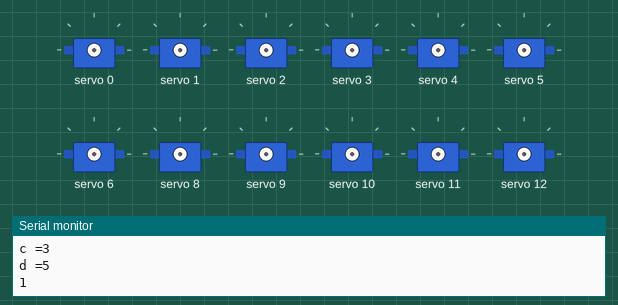
Simulated run of this sketch. Board: Arduino Uno, built with avr-gcc and run on an emulated ATmega328P. On the bench: 12 × servo, the last lines printed to the serial monitor. The local clock reads 2024-03-15 10:24:30 at power-on unless the sketch sets it.

Above: at 0.15 s.
At 3.2 s:
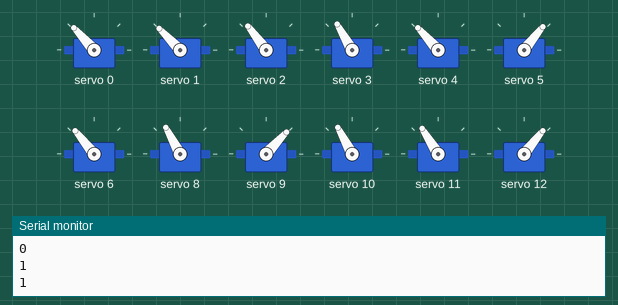
At 13.1 s:
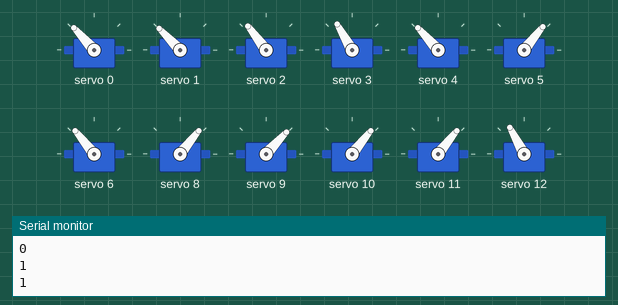
At 17.5 s:
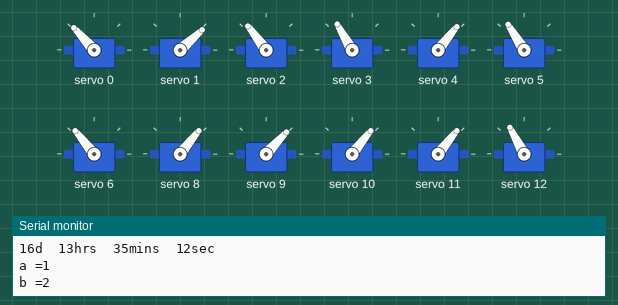
At 22.1 s:
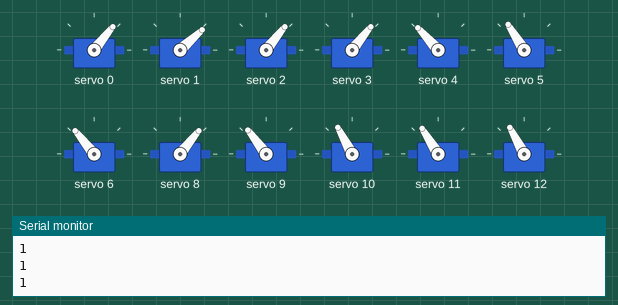
At 32.1 s:
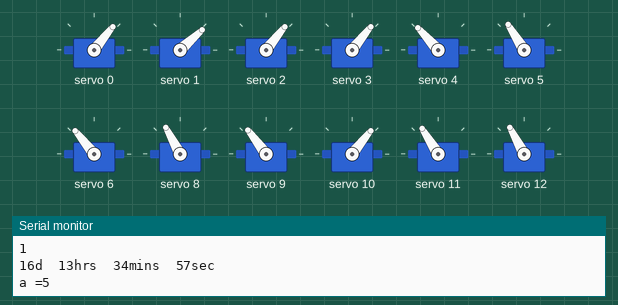
Timing chart, 0 to 40.0 s (numbered marks = the images above):
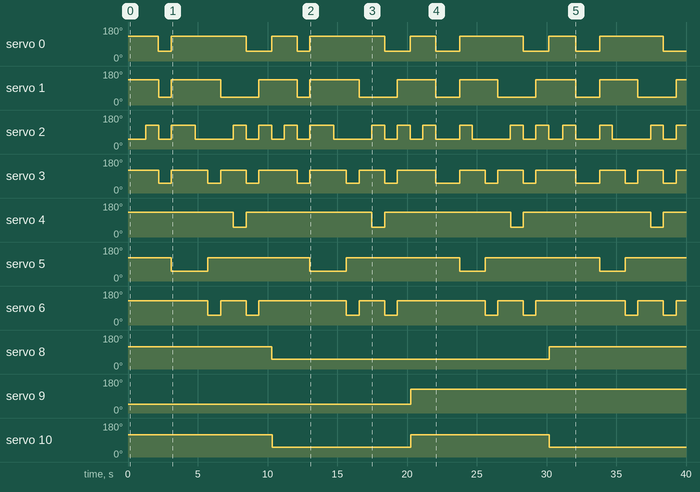

The sketch:

Servo-countdown.ino
```cpp
#include <Wire.h> //for i2c protocol
#include <Adafruit_PWMServoDriver.h>
#include "RTClib.h"
 int seconds,minutes,hours,days;
 int preseconds,preminutes,prehours,predays;

RTC_DS1307 rtc;

Adafruit_PWMServoDriver pwm1 = Adafruit_PWMServoDriver(0x40);//setting the address of servo driver modules
Adafruit_PWMServoDriver pwm2 = Adafruit_PWMServoDriver(0x41);
Adafruit_PWMServoDriver pwm3 = Adafruit_PWMServoDriver(0x42);
Adafruit_PWMServoDriver pwm4 = Adafruit_PWMServoDriver(0x43);

void setup() {
  Serial.begin(9600);

  pwm1.begin();  //initiating communication with all the servo driver modules
  pwm1.setPWMFreq(50);

  pwm2.begin();
  pwm2.setPWMFreq(50);

  pwm3.begin();
  pwm3.setPWMFreq(50);

  pwm4.begin();
  pwm4.setPWMFreq(50);
    while (!Serial);

  if (! rtc.begin()) {
    Serial.println("Couldn't find RTC");
    while (1);
  }

  if (! rtc.isrunning()) {
    Serial.println("RTC is NOT running!");

  }
  //rtc.adjust(DateTime(F(__DATE__), F(__TIME__))); //uncomment to let compiler set the time.
  //rtc.adjust(DateTime(2019, 10, 16, 00, 00, 00));//uncomment for manually setting the time.

  preseconds=0;
  preminutes=0;
  prehours=0;
  predays=0;
}
int mxp[]={ 390,395,380,365,390,370,385, 360,380,360,370,360,380,365 ,370,360,360,360,360,380,360 ,360,360,360,360,360,360,360,
                  360,360,360,360,360,370,360 ,360,360,360,360,360,400,370 ,360,360,360,360,360,360,380, 360,360,360,360,360,360,360};//maximum values


int mnp[]={220,200,220,220,220,220,220 ,220,210,220,220,220,220,220 ,220,210,220,220,210,220,220 ,220,220,190,220,220,210,210,
                  220,220,220,220,220,220,220 ,220,220,220,220,200,220,220 ,220,220,205,220,220,220,220 ,220,220,220,220,220,220,220};//Minimum values


char data[][7] = {"0111111","0000110","1011011","1001111","1100110","1101101","1111101", "0000111","1111111","1101111"};//(0-9)


//for setting seconds

void setseconds(int sec)
{int a,b;//let the number be "ab"
a=sec/10;
b=sec%10;
Serial.print("a =");Serial.println(a);//Tens place
delay(10);
Serial.print("b =");Serial.println(b);//units place
delay(10);

  for(int j=0;j<7;j++)
{
  if(data[b][j]=='0')
  pwm1.setPWM(j,0,mnp[j]);
  if(data[b][j]=='1')
  pwm1.setPWM(j,0,mxp[j]);

}
delay(10);
 for(int i=8;i<15;i++)
{ Serial.println(data[a][i-8]);
  delay(10);
  if(data[a][i-8]=='0')

  {
  pwm1.setPWM(i,0,mnp[i-1]);

  }

  if(data[a][i-8]=='1')
  pwm1.setPWM(i,0,mxp[i-1]);
}

}


//for setting minutes

void setminutes(int mins)
{int c,d;//let the number be "ab"
c=mins/10;
d=mins%10;
Serial.print("c =");Serial.println(c);
delay(10);
Serial.print("d =");Serial.println(d);
delay(10);

  for(int j=0;j<7;j++)
{
  if(data[d][j]=='0')
  pwm2.setPWM(j,0,mnp[j+14]);
  if(data[d][j]=='1')
  pwm2.setPWM(j,0,mxp[j+14]);

}
delay(10);
 for(int i=8;i<15;i++)
{ Serial.println(data[c][i-8]);
  delay(10);
  if(data[c][i-8]=='0')

  {
  pwm2.setPWM(i,0,mnp[i+13]);

  }

  if(data[c][i-8]=='1')
  pwm2.setPWM(i,0,mxp[i+13]);
}

}


//for setting hours

void sethours(int hrs)
{int e,f;//let the number be "ab"
e=hrs/10;
f=hrs%10;
Serial.print("e =");Serial.println(e);
delay(10);
Serial.print("f =");Serial.println(f);
delay(10);

  for(int j=0;j<7;j++)
{
  if(data[f][j]=='0')
  pwm3.setPWM(j,0,mnp[j+28]);
  if(data[f][j]=='1')
  pwm3.setPWM(j,0,mxp[j+28]);

}
delay(10);
 for(int i=8;i<15;i++)
{ Serial.println(data[e][i-8]);
  delay(10);
  if(data[e][i-8]=='0')

  {
  pwm3.setPWM(i,0,mnp[i+27]);

  }

  if(data[e][i-8]=='1')
  pwm3.setPWM(i,0,mxp[i+27]);
}

}


//for setting days

void setdays(int dys)
{int g,h;//let the number be "ab"
g=dys/10;
h=dys%10;
Serial.print("g =");Serial.println(g);
delay(10);
Serial.print("h =");Serial.println(h);
delay(10);

  for(int j=0;j<7;j++)
{
  if(data[h][j]=='0')
  pwm4.setPWM(j,0,mnp[j+42]);
  if(data[h][j]=='1')
  pwm4.setPWM(j,0,mxp[j+42]);

}
delay(10);
 for(int i=8;i<15;i++)
{ Serial.println(data[g][i-8]);
  delay(10);
  if(data[g][i-8]=='0')

  {
  pwm4.setPWM(i,0,mnp[i+41]);

  }
  if(data[g][i-8]=='1')
  pwm4.setPWM(i,0,mxp[i+41]);
}

}


  void loop()
{

  DateTime now = rtc.now();
  if(now.day()==1)//new year
  {
   //write a new function which should be executed after all digits turn "0";
    delay(100);
  }
  else
    {

      hours=(23-now.hour());
      days=(31-now.day());
      minutes=(59-now.minute());
      seconds=(59-now.second());


    Serial.print(days);Serial.print("d  ");Serial.print(hours);Serial.print("hrs  ");Serial.print(minutes);Serial.print("mins  ");
    Serial.print(seconds);Serial.println("sec");//for serial monitor


  if((seconds-preseconds)!=0)//update only if there is a change in the previous state..
    setseconds(seconds);     //we dont want all the 56 segments updated every second
    if((minutes-preminutes)!=0)//only the digits that change are updated else its gonna loop again
    setminutes(minutes);
    if((hours-prehours)!=0)
    sethours(hours);
   if((days-predays)!=0)
    setdays(days);


  preseconds=seconds;
  preminutes=minutes;
  prehours=hours;
  predays=days;

  delay(800);

    }
}
```

Measured:
- by itself, servo 0: 132° → 51° at 2.2 s, → 132° 0.91 s later, → 51° 5.4 s later, → 132° 1.8 s later, … (15 changes in this stretch)
- by itself, servo 1: 134° → 42° at 2.2 s, → 134° 0.91 s later, → 42° 3.5 s later, → 134° 2.7 s later, … (16 changes in this stretch)
- by itself, servo 2: 51° → 127° at 1.3 s, → 51° 0.92 s later, → 127° 0.91 s later, → 51° 1.7 s later, … (31 changes in this stretch)
- by itself, servo 3: 120° → 51° at 2.2 s, → 120° 0.91 s later, → 51° 2.6 s later, → 120° 0.92 s later, … (24 changes in this stretch)
- by itself, servo 4: alternates 132° for 9.0 s and 51° for 0.91 s
- by itself, servo 5: 122° → 51° at 3.1 s, → 122° 2.6 s later, → 51° 7.3 s later, → 122° 2.6 s later, … (8 changes in this stretch)
- by itself, servo 6: repeats every 9.9 s: 129° 1.8 s, 51° 0.91 s, 129° 6.3 s, 51° 0.91 s
- by itself, servo 8: 118° → 51° at 10.3 s, → 118° 19.9 s later
